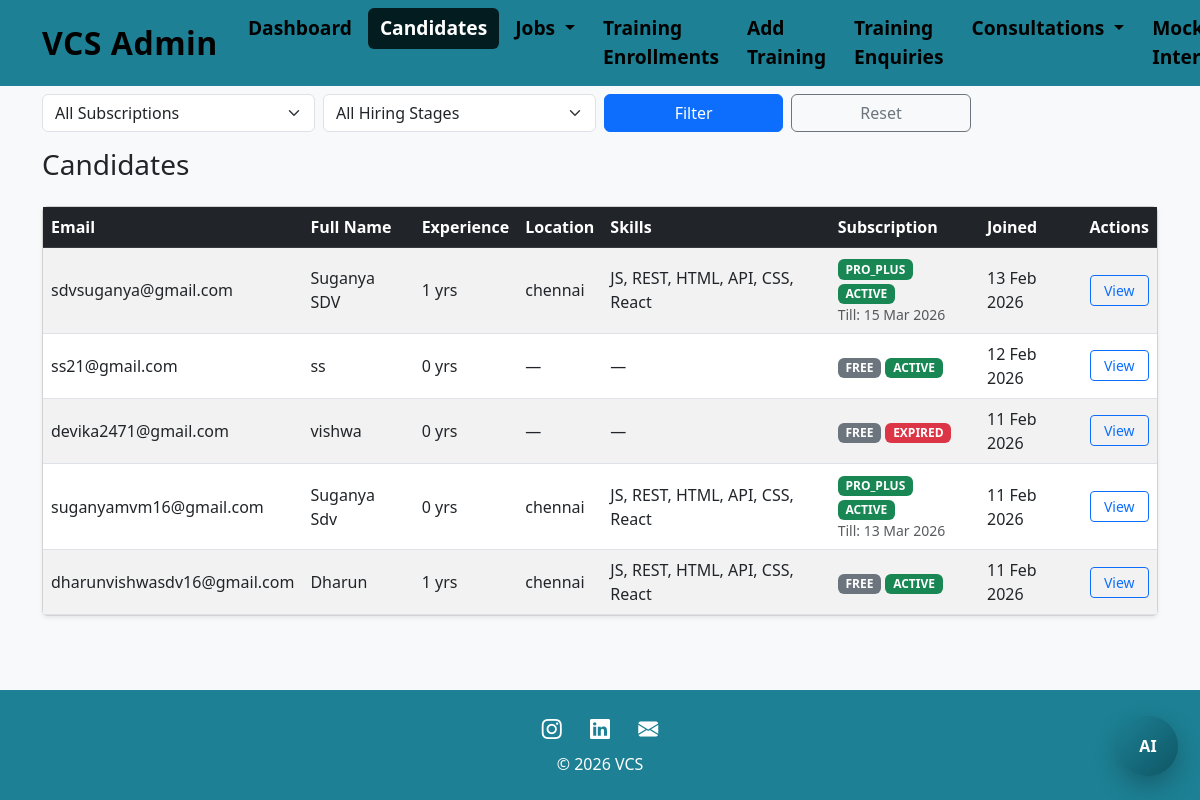
/auth/admin-panel/candidates/ (signed in), run on an earlier commit of the app's database.
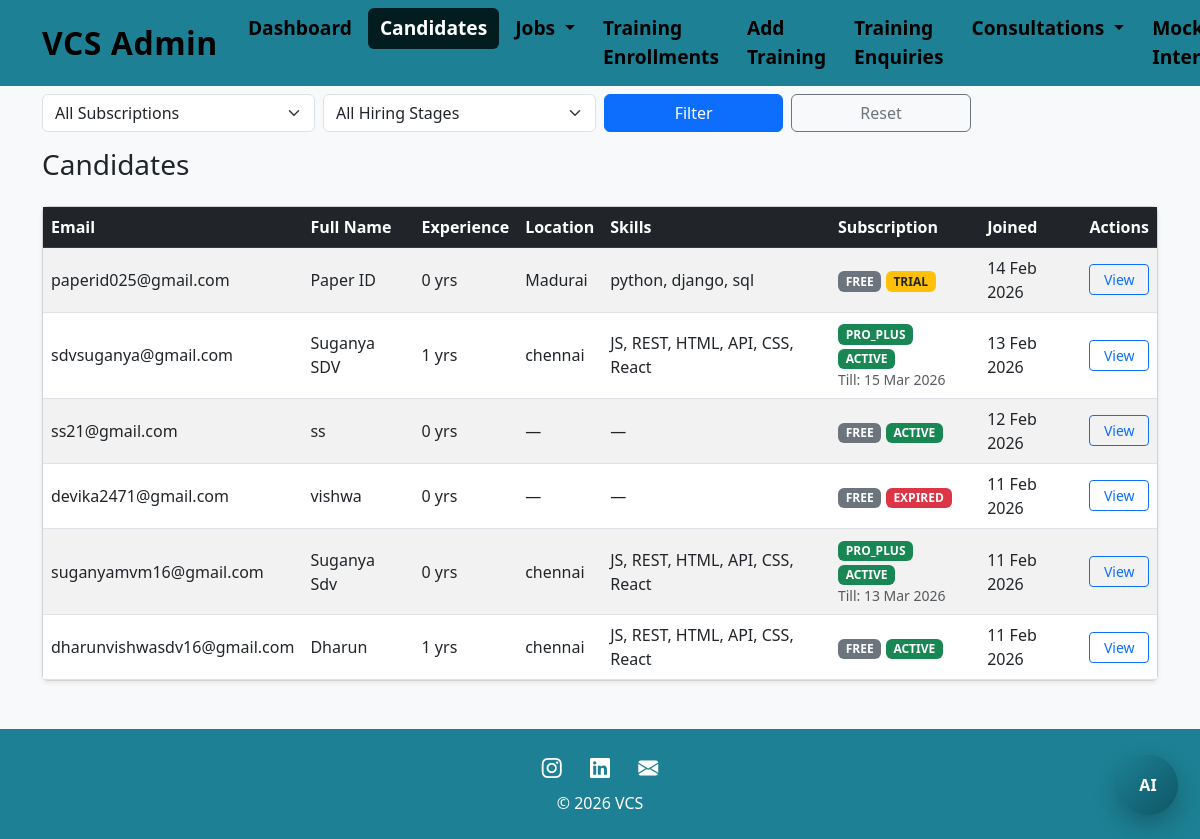
And on a later commit of the database.
### accounts/models.py (models this page shows, shortened)
class User(AbstractUser):
    username = None
    email = models.EmailField(unique=True)
    full_name = models.CharField(max_length=100, blank=True)
    FREE = "FREE"
    PRO = "PRO"
    PRO_PLUS = "PRO_PLUS"
    PLAN_CHOICES = [
        (FREE, "Free"),
        (PRO, "Pro"),
        (PRO_PLUS, "Pro Plus"),
    ]
    plan = models.CharField(
        max_length=20,
        choices=PLAN_CHOICES,
        default=FREE
    )
    ACTIVE = "ACTIVE"
    EXPIRED = "EXPIRED"
    CANCELLED = "CANCELLED"
    TRIAL = "TRIAL"
    PLAN_STATUS = [
        (ACTIVE, "Active"),
        (EXPIRED, "Expired"),
        (CANCELLED, "Cancelled"),
        (TRIAL, "Trial"),
    ]
    plan_status = models.CharField(
        max_length=20,
        choices=PLAN_STATUS,
        default=TRIAL
    )
    plan_start = models.DateTimeField(null=True, blank=True)
    plan_end = models.DateTimeField(null=True, blank=True)
    ai_requests_used = models.IntegerField(default=0)
    job_applications_used = models.IntegerField(default=0)
    mentor_sessions_used = models.IntegerField(default=0)
    usage_reset_date = models.DateTimeField(default=timezone.now)
    USERNAME_FIELD = "email"
    REQUIRED_FIELDS = []
    objects = UserManager()

class Profile(models.Model):
    user = models.OneToOneField(
        settings.AUTH_USER_MODEL,
        on_delete=models.CASCADE,
        related_name="profile"
    )
    full_name = models.CharField(max_length=100, blank=True)
    mobile_number = models.CharField(max_length=15, blank=True)
    experience = models.PositiveIntegerField(default=0)
    location = models.CharField(max_length=100, blank=True)
    skills = models.CharField(max_length=255, blank=True)
    resume = models.FileField(
        upload_to="resumes/",
        blank=True,
        null=True
    )
    completion_email_sent = models.BooleanField(default=False)

### accounts/decorators.py (the view)
    def wrapper(request, *args, **kwargs):
        if not request.user.is_authenticated:
            return redirect("login")
        if not request.user.is_staff:
            messages.error(request, "Access denied.")
            return redirect("dashboard")
        return view_func(request, *args, **kwargs)

### accounts/views.py (called while the page is built)
@staff_required
def candidate_list(request):
    candidates = (
        User.objects
        .filter(is_staff=False)
        .select_related("profile")
        .order_by("-date_joined")
    )
    plan = request.GET.get("plan")
    if plan in ["FREE", "PRO", "PRO_PLUS"]:
        candidates = candidates.filter(plan=plan)
    stage = request.GET.get("stage")
    if stage == "PENDING":
        candidates = candidates.filter(
            job_applications__status="APPLIED"
        ).distinct()
    elif stage == "INTERVIEW":
        candidates = candidates.filter(
            job_applications__status="INTERVIEW"
        ).distinct()
    return render(request, "accounts/candidate.html", {"candidates": candidates})

### accounts/templates/accounts/candidate.html (shortened to what this page needs)
{% extends "accounts/base.html" %}
{% block content %}
<form method="get" class="row g-2 mb-3">
  <div class="col-md-3">
    <select name="plan" class="form-select">
      <option value="">All Subscriptions</option>
    </select>
  </div>
  <div class="col-md-3">
    <select name="stage" class="form-select">
      <option value="">All Hiring Stages</option>
    </select>
  </div>
  <div class="col-md-2">
    <button class="btn btn-primary w-100">Filter</button>
  </div>
  <div class="col-md-2">
    <a href="{% url 'candidate_list' %}" class="btn btn-outline-secondary w-100">Reset</a>
  </div>
</form>
<h3 class="mb-4">Candidates</h3>
<div class="card shadow-sm">
  <div class="card-body p-0">
<div class="table-responsive">
  <table class="table table-striped mb-0 align-middle candidate-table">
    <thead class="table-dark">
      <tr>
        <th>Email</th>
        <th>Full Name</th>
        <th>Experience</th>
        <th>Location</th>
        <th>Skills</th>
        <th>Subscription</th>
        <th>Joined</th>
        <th>Actions</th>
      </tr>
    </thead>
    <tbody>
      {% for user in candidates %}
      <tr>
        <td data-label="Email">
          {{ user.email }}
        </td>
        <td data-label="Full Name">
          {{ user.profile.full_name|default:"—" }}
        </td>
        <td data-label="Experience">
          {% if user.profile.experience is not None %}
            {{ user.profile.experience }} yrs
          {% else %}
            —
          {% endif %}
        </td>
        <td data-label="Location">
          {{ user.profile.location|default:"—" }}
        </td>
        <td data-label="Skills">
          {{ user.profile.skills|default:"—" }}
        </td>
        <td data-label="Subscription">
          <span class="badge
            {% if user.plan == 'FREE' %}bg-secondary
            {% elif user.plan == 'PRO' %}bg-info
            {% elif user.plan == 'PRO_PLUS' %}bg-success
            {% endif %}
          ">
            {{ user.plan }}
          </span>
          <span class="badge
            {% if user.plan_status == 'ACTIVE' %}bg-success
            {% elif user.plan_status == 'EXPIRED' %}bg-danger
            {% else %}bg-warning text-dark
            {% endif %}
          ">
            {{ user.plan_status }}
          </span>
          {% if user.plan != 'FREE' and user.plan_end %}
            <div class="small text-muted">
              Till: {{ user.plan_end|date:"d M Y" }}
            </div>
          {% endif %}
        </td>
        <td data-label="Joined">
          {{ user.date_joined|date:"d M Y" }}
        </td>
        <td data-label="Actions">
          <a href="{% url 'candidate_detail' user.id %}"
             class="btn btn-sm btn-outline-primary w-100">
            View
          </a>
        </td>
      </tr>
      {% empty %}
      <tr>
        <td colspan="8" class="text-center py-4">
          No candidates found.
        </td>
      </tr>
      {% endfor %}
    </tbody>
  </table>
</div>
  </div>
</div>
{% endblock %}

What changed in the data, as far as the page shows it:
added User: email "paperid025@gmail.com", profile.full_name "Paper ID", profile.experience "0", profile.location "Madurai", profile.skills "python, django, sql", plan "FREE", plan_status "TRIAL", date_joined "14 Feb 2026"
